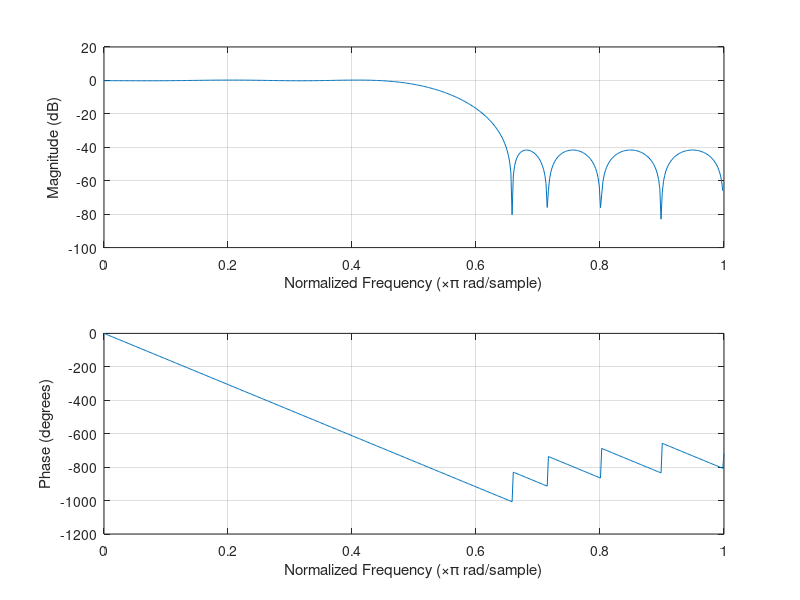
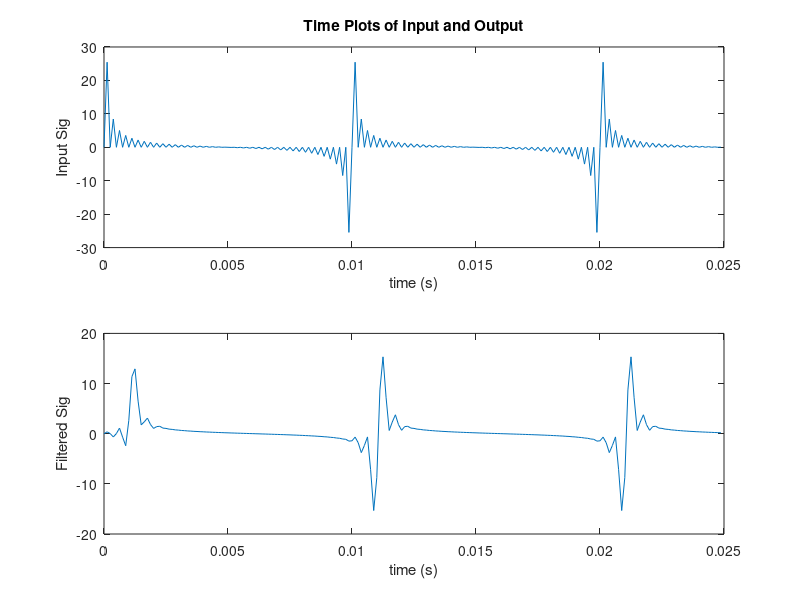
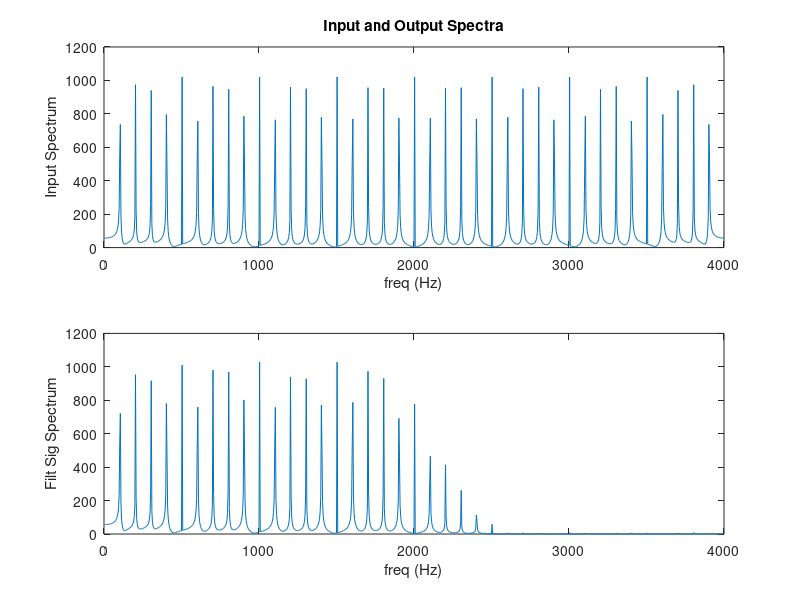

The MATLAB script that drew these images, in order:
% fir_2b.m
% FIR filter design example using the MATLAB FIR1 function 
% Autor: Nils Parche, 19.11.2017
clear all;
clc;

Fs=8e3; %Specify Sampling Frequency
Ts=1/Fs; %Sampling period.
Ns=2048; %No of time samples to be plotted.
F=[1800 2600]; %Cutoff frequenzcy
A=[1 0]; % Desired amplitude
RP = 0.5; % Passband ripple
RS = 40; % Stopband ripple
DEV = [(10^(RP/20)-1)/(10^(RP/20)+1)  10^(-RS/20)];

t=[0:Ts:Ts*(Ns-1)]; %Make time array that contains Ns elements
%t = [0, Ts, 2Ts, 3Ts,..., (Ns-1)Ts]
%create sampled sinusoids at different frequencies

f_step = 100:100:3900;
f_kamm = zeros(length(f_step),Ns);
x = zeros(1,length(f_kamm));


for i=1:length(f_kamm(:,1))
    for j=1:Ns
        f_kamm(i,j) = sin(2*pi*f_step(i)*t(j));
    end
    
end

x=sum(f_kamm);

% N=16; %FIR1 requires filter order (N) to be EVEN when gain = 1 at Fs/2.
% W=[0.4 0.6]; %Specify Bandstop filter with stop band between
%0.4*(Fs/2) and 0.6*(Fs/2)
[N, F0, A0, W] = firpmord(F, A, DEV, Fs)
B=firpm(N, F0, A0, W) %Design FIR Filter using default Hamming window.
%create header file fir_coef.h (FIR filter coefficients)
correction = 4000;
B_correction =cast((B*correction),'uint16') %cast B to 16 bit short Int
%create header file fir_coef.h (FIR filter coefficients)
filnam = fopen('LP_coeff_firpm.h', 'w'); % generate include-file
fprintf(filnam,'#define N %d\n', N+1);
fprintf(filnam,'short h[N]={\n');
j = 0;
for i= 1:N+1;
 fprintf(filnam,' %6.0f,', B_correction(i));
 j = j + 1;
 if j >7
 fprintf(filnam, '\n');
 j = 0;
 end
end
fprintf(filnam,'};\n');
fclose(filnam);
A=1; %FIR filters have no poles, only zeros.
grid on;
freqz(B,A); %Plot frequency response - both amp and phase response.
pause; %User must hit any key on PC keyboard to continue.
figure; %Create a new figure window, so previous one isn't lost.
subplot(2,1,1); %Two subplots will go on this figure window.
Npts=200;
%Npts=Ns;
plot(t(1:Npts),x(1:Npts)) %Plot first Npts of this 4-tone input signal
title('Time Plots of Input and Output');
xlabel('time (s)'); ylabel('Input Sig');
%Now apply this filter to the 4-tone test sequence
y = filter(B,A,x);
subplot(2,1,2); %Now go to bottom subplot.
plot(t(1:Npts),y(1:Npts)); %Plot first Npts of filtered signal.
xlabel('time (s)'); ylabel('Filtered Sig');
pause;
figure; %Create a new figure window, so previous one isn't lost.
subplot(2,1,1);
xfftmag=(abs(fft(x,Ns))); %Compute spectrum of input signal.
xfftmagh=xfftmag(1:length(xfftmag)/2);
%Plot only the first half of FFT, since second half is mirror imag
f=[1:1:length(xfftmagh)]*Fs/Ns; %Make freq array from 0 Hz to Fs/2 Hz.
plot(f,xfftmagh); %Plot frequency spectrum of input signal
title('Input and Output Spectra');
xlabel('freq (Hz)'); ylabel('Input Spectrum');
subplot(2,1,2);
yfftmag=(abs(fft(y,Ns)));
yfftmagh=yfftmag(1:length(yfftmag)/2);
%Plot only the first half of FFT, since second half is mirror image
plot(f,yfftmagh); %Plot frequency spectrum of input signal
xlabel('freq (Hz)'); ylabel('Filt Sig Spectrum');